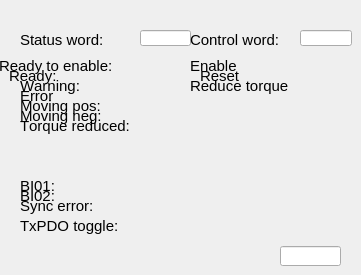
   <widget class="QWidget" name="tab_2">
    <attribute name="title">
     <string>Drv</string>
    </attribute>
    <widget class="caLabel" name="calabel_36">
     <property name="geometry">
      <rect>
       <x>190</x>
       <y>56</y>
       <width>101</width>
       <height>20</height>
      </rect>
     </property>
     <property name="sizePolicy">
      <sizepolicy hsizetype="Fixed" vsizetype="Fixed">
       <horstretch>0</horstretch>
       <verstretch>0</verstretch>
      </sizepolicy>
     </property>
     <property name="font">
      <font>
       <pointsize>11</pointsize>
      </font>
     </property>
     <property name="text">
      <string>Enable</string>
     </property>
    </widget>
    <widget class="caLabel" name="calabel_17">
     <property name="geometry">
      <rect>
       <x>20</x>
       <y>76</y>
       <width>120</width>
       <height>20</height>
      </rect>
     </property>
     <property name="sizePolicy">
      <sizepolicy hsizetype="Fixed" vsizetype="Fixed">
       <horstretch>0</horstretch>
       <verstretch>0</verstretch>
      </sizepolicy>
     </property>
     <property name="font">
      <font>
       <pointsize>11</pointsize>
       <kerning>false</kerning>
      </font>
     </property>
     <property name="text">
      <string>Warning:</string>
     </property>
    </widget>
    <widget class="caLineEdit" name="calineedit_6">
     <property name="geometry">
      <rect>
       <x>300</x>
       <y>30</y>
       <width>52</width>
       <height>16</height>
      </rect>
     </property>
     <property name="font">
      <font>
       <family>Monospace</family>
       <pointsize>10</pointsize>
       <stylestrategy>PreferDefault</stylestrategy>
      </font>
     </property>
     <property name="channel" stdset="0">
      <string notr="true">$(IOC):m$(MasterID)s$(SlaveID)-Drv$(ID)-Cmd-RB</string>
     </property>
     <property name="background">
      <color alpha="0">
       <red>160</red>
       <green>160</green>
       <blue>164</blue>
      </color>
     </property>
     <property name="colorMode">
      <enum>caLineEdit::Static</enum>
     </property>
     <property name="precisionMode">
      <enum>caLineEdit::Channel</enum>
     </property>
     <property name="unitsEnabled">
      <bool>true</bool>
     </property>
    </widget>
    <widget class="caLineEdit" name="calineedit_5">
     <property name="geometry">
      <rect>
       <x>140</x>
       <y>30</y>
       <width>51</width>
       <height>16</height>
      </rect>
     </property>
     <property name="font">
      <font>
       <family>Monospace</family>
       <pointsize>10</pointsize>
       <stylestrategy>PreferDefault</stylestrategy>
      </font>
     </property>
     <property name="channel" stdset="0">
      <string notr="true">$(IOC):m$(MasterID)s$(SlaveID)-Drv$(ID)-Stat</string>
     </property>
     <property name="background">
      <color alpha="0">
       <red>160</red>
       <green>160</green>
       <blue>164</blue>
      </color>
     </property>
     <property name="colorMode">
      <enum>caLineEdit::Static</enum>
     </property>
     <property name="precisionMode">
      <enum>caLineEdit::Channel</enum>
     </property>
     <property name="unitsEnabled">
      <bool>true</bool>
     </property>
    </widget>
    <widget class="caTextEntry" name="catextentry_12">
     <property name="geometry">
      <rect>
       <x>280</x>
       <y>246</y>
       <width>61</width>
       <height>20</height>
      </rect>
     </property>
     <property name="minimumSize">
      <size>
       <width>0</width>
       <height>20</height>
      </size>
     </property>
     <property name="maximumSize">
      <size>
       <width>16777215</width>
       <height>20</height>
      </size>
     </property>
     <property name="font">
      <font>
       <family>Monospace</family>
       <pointsize>10</pointsize>
       <stylestrategy>PreferDefault</stylestrategy>
      </font>
     </property>
     <property name="readOnly">
      <bool>false</bool>
     </property>
     <property name="channel" stdset="0">
      <string notr="true">$(IOC):m$(MasterID)s$(SlaveID)-Drv$(ID)-Cmd</string>
     </property>
     <property name="keepFocus">
      <bool>true</bool>
     </property>
    </widget>
    <widget class="caLabel" name="calabel_46">
     <property name="geometry">
      <rect>
       <x>200</x>
       <y>66</y>
       <width>91</width>
       <height>20</height>
      </rect>
     </property>
     <property name="font">
      <font>
       <pointsize>11</pointsize>
      </font>
     </property>
     <property name="text">
      <string>Reset</string>
     </property>
    </widget>
    <widget class="caByte" name="cabyte_2">
     <property name="geometry">
      <rect>
       <x>300</x>
       <y>60</y>
       <width>20</width>
       <height>171</height>
      </rect>
     </property>
     <property name="font">
      <font>
       <pointsize>9</pointsize>
      </font>
     </property>
     <property name="toolTip">
      <string>&lt;html&gt;&lt;head/&gt;&lt;body&gt;&lt;p&gt;&lt;span style=&quot; font-family:'sans-serif';&quot;&gt;Bit 0: Ready to switch on &lt;/span&gt;&lt;/p&gt;&lt;p&gt;&lt;span style=&quot; font-family:'sans-serif';&quot;&gt;Bit 1: Switched on &lt;/span&gt;&lt;/p&gt;&lt;p&gt;&lt;span style=&quot; font-family:'sans-serif';&quot;&gt;Bit 2: Operation enabled &lt;/span&gt;&lt;/p&gt;&lt;p&gt;&lt;span style=&quot; font-family:'sans-serif';&quot;&gt;Bit 3: Fault &lt;/span&gt;&lt;/p&gt;&lt;p&gt;&lt;span style=&quot; font-family:'sans-serif';&quot;&gt;Bit 4: reserved &lt;/span&gt;&lt;/p&gt;&lt;p&gt;&lt;span style=&quot; font-family:'sans-serif';&quot;&gt;Bit 5: Quick stop (inverse) &lt;/span&gt;&lt;/p&gt;&lt;p&gt;&lt;span style=&quot; font-family:'sans-serif';&quot;&gt;Bit 6: Switch on disabled &lt;/span&gt;&lt;/p&gt;&lt;p&gt;&lt;span style=&quot; font-family:'sans-serif';&quot;&gt;Bit 7: Warning &lt;/span&gt;&lt;/p&gt;&lt;p&gt;&lt;span style=&quot; font-family:'sans-serif';&quot;&gt;Bit 8 + 9: reserved &lt;/span&gt;&lt;/p&gt;&lt;p&gt;&lt;span style=&quot; font-family:'sans-serif';&quot;&gt;Bit 10: TxPDOToggle (selection/deselection via 0x8010:01) &lt;/span&gt;&lt;/p&gt;&lt;p&gt;&lt;span style=&quot; font-family:'sans-serif';&quot;&gt;Bit 11: Internal limit active &lt;/span&gt;&lt;/p&gt;&lt;p&gt;&lt;span style=&quot; font-family:'sans-serif';&quot;&gt;Bit 12: (Target value ignored) &lt;/span&gt;&lt;/p&gt;&lt;p&gt;&lt;span style=&quot; font-family:'sans-serif';&quot;&gt;Bit 13 - 15: reserved&lt;/span&gt;&lt;/p&gt;&lt;/body&gt;&lt;/html&gt;</string>
     </property>
     <property name="channel" stdset="0">
      <string notr="true">$(IOC):m$(MasterID)s$(SlaveID)-Drv$(ID)-Cmd-RB</string>
     </property>
     <property name="endBit">
      <number>15</number>
     </property>
    </widget>
    <widget class="caLabel" name="calabel_44">
     <property name="geometry">
      <rect>
       <x>190</x>
       <y>76</y>
       <width>101</width>
       <height>20</height>
      </rect>
     </property>
     <property name="sizePolicy">
      <sizepolicy hsizetype="Fixed" vsizetype="Fixed">
       <horstretch>0</horstretch>
       <verstretch>0</verstretch>
      </sizepolicy>
     </property>
     <property name="font">
      <font>
       <pointsize>11</pointsize>
      </font>
     </property>
     <property name="text">
      <string>Reduce torque</string>
     </property>
    </widget>
    <widget class="caLabel" name="calabel_12">
     <property name="geometry">
      <rect>
       <x>9</x>
       <y>66</y>
       <width>131</width>
       <height>20</height>
      </rect>
     </property>
     <property name="sizePolicy">
      <sizepolicy hsizetype="Fixed" vsizetype="Fixed">
       <horstretch>0</horstretch>
       <verstretch>0</verstretch>
      </sizepolicy>
     </property>
     <property name="font">
      <font>
       <pointsize>11</pointsize>
       <kerning>false</kerning>
      </font>
     </property>
     <property name="text">
      <string>Ready:</string>
     </property>
    </widget>
    <widget class="caLabel" name="calabel_50">
     <property name="geometry">
      <rect>
       <x>190</x>
       <y>30</y>
       <width>101</width>
       <height>20</height>
      </rect>
     </property>
     <property name="sizePolicy">
      <sizepolicy hsizetype="Fixed" vsizetype="Fixed">
       <horstretch>0</horstretch>
       <verstretch>0</verstretch>
      </sizepolicy>
     </property>
     <property name="font">
      <font>
       <pointsize>11</pointsize>
      </font>
     </property>
     <property name="text">
      <string>Control word:</string>
     </property>
    </widget>
    <widget class="caLabel" name="calabel_16">
     <property name="geometry">
      <rect>
       <x>-1</x>
       <y>56</y>
       <width>141</width>
       <height>20</height>
      </rect>
     </property>
     <property name="sizePolicy">
      <sizepolicy hsizetype="Fixed" vsizetype="Fixed">
       <horstretch>0</horstretch>
       <verstretch>0</verstretch>
      </sizepolicy>
     </property>
     <property name="font">
      <font>
       <pointsize>11</pointsize>
       <kerning>false</kerning>
      </font>
     </property>
     <property name="text">
      <string>Ready to enable:</string>
     </property>
    </widget>
    <widget class="caByte" name="cabyte">
     <property name="geometry">
      <rect>
       <x>150</x>
       <y>60</y>
       <width>20</width>
       <height>171</height>
      </rect>
     </property>
     <property name="font">
      <font>
       <pointsize>9</pointsize>
      </font>
     </property>
     <property name="toolTip">
      <string>&lt;html&gt;&lt;head/&gt;&lt;body&gt;&lt;p&gt;&lt;span style=&quot; font-family:'sans-serif';&quot;&gt;Bit 0: Ready to switch on &lt;/span&gt;&lt;/p&gt;&lt;p&gt;&lt;span style=&quot; font-family:'sans-serif';&quot;&gt;Bit 1: Switched on &lt;/span&gt;&lt;/p&gt;&lt;p&gt;&lt;span style=&quot; font-family:'sans-serif';&quot;&gt;Bit 2: Operation enabled &lt;/span&gt;&lt;/p&gt;&lt;p&gt;&lt;span style=&quot; font-family:'sans-serif';&quot;&gt;Bit 3: Fault &lt;/span&gt;&lt;/p&gt;&lt;p&gt;&lt;span style=&quot; font-family:'sans-serif';&quot;&gt;Bit 4: reserved &lt;/span&gt;&lt;/p&gt;&lt;p&gt;&lt;span style=&quot; font-family:'sans-serif';&quot;&gt;Bit 5: Quick stop (inverse) &lt;/span&gt;&lt;/p&gt;&lt;p&gt;&lt;span style=&quot; font-family:'sans-serif';&quot;&gt;Bit 6: Switch on disabled &lt;/span&gt;&lt;/p&gt;&lt;p&gt;&lt;span style=&quot; font-family:'sans-serif';&quot;&gt;Bit 7: Warning &lt;/span&gt;&lt;/p&gt;&lt;p&gt;&lt;span style=&quot; font-family:'sans-serif';&quot;&gt;Bit 8 + 9: reserved &lt;/span&gt;&lt;/p&gt;&lt;p&gt;&lt;span style=&quot; font-family:'sans-serif';&quot;&gt;Bit 10: TxPDOToggle (selection/deselection via 0x8010:01) &lt;/span&gt;&lt;/p&gt;&lt;p&gt;&lt;span style=&quot; font-family:'sans-serif';&quot;&gt;Bit 11: Internal limit active &lt;/span&gt;&lt;/p&gt;&lt;p&gt;&lt;span style=&quot; font-family:'sans-serif';&quot;&gt;Bit 12: (Target value ignored) &lt;/span&gt;&lt;/p&gt;&lt;p&gt;&lt;span style=&quot; font-family:'sans-serif';&quot;&gt;Bit 13 - 15: reserved&lt;/span&gt;&lt;/p&gt;&lt;/body&gt;&lt;/html&gt;</string>
     </property>
     <property name="channel" stdset="0">
      <string notr="true">$(IOC):m$(MasterID)s$(SlaveID)-Drv$(ID)-Stat</string>
     </property>
     <property name="endBit">
      <number>15</number>
     </property>
    </widget>
    <widget class="caLabel" name="calabel_49">
     <property name="geometry">
      <rect>
       <x>20</x>
       <y>30</y>
       <width>120</width>
       <height>20</height>
      </rect>
     </property>
     <property name="sizePolicy">
      <sizepolicy hsizetype="Fixed" vsizetype="Fixed">
       <horstretch>0</horstretch>
       <verstretch>0</verstretch>
      </sizepolicy>
     </property>
     <property name="font">
      <font>
       <pointsize>11</pointsize>
       <kerning>false</kerning>
      </font>
     </property>
     <property name="text">
      <string>Status word:</string>
     </property>
    </widget>
    <widget class="caLabel" name="calabel_18">
     <property name="geometry">
      <rect>
       <x>20</x>
       <y>86</y>
       <width>120</width>
       <height>20</height>
      </rect>
     </property>
     <property name="sizePolicy">
      <sizepolicy hsizetype="Fixed" vsizetype="Fixed">
       <horstretch>0</horstretch>
       <verstretch>0</verstretch>
      </sizepolicy>
     </property>
     <property name="font">
      <font>
       <pointsize>11</pointsize>
       <kerning>false</kerning>
      </font>
     </property>
     <property name="text">
      <string>Error</string>
     </property>
    </widget>
    <widget class="caLabel" name="calabel_19">
     <property name="geometry">
      <rect>
       <x>20</x>
       <y>96</y>
       <width>120</width>
       <height>20</height>
      </rect>
     </property>
     <property name="sizePolicy">
      <sizepolicy hsizetype="Fixed" vsizetype="Fixed">
       <horstretch>0</horstretch>
       <verstretch>0</verstretch>
      </sizepolicy>
     </property>
     <property name="font">
      <font>
       <pointsize>11</pointsize>
       <kerning>false</kerning>
      </font>
     </property>
     <property name="text">
      <string>Moving pos:</string>
     </property>
    </widget>
    <widget class="caLabel" name="calabel_20">
     <property name="geometry">
      <rect>
       <x>20</x>
       <y>106</y>
       <width>120</width>
       <height>20</height>
      </rect>
     </property>
     <property name="sizePolicy">
      <sizepolicy hsizetype="Fixed" vsizetype="Fixed">
       <horstretch>0</horstretch>
       <verstretch>0</verstretch>
      </sizepolicy>
     </property>
     <property name="font">
      <font>
       <pointsize>11</pointsize>
       <kerning>false</kerning>
      </font>
     </property>
     <property name="text">
      <string>Moving neg:</string>
     </property>
    </widget>
    <widget class="caLabel" name="calabel_21">
     <property name="geometry">
      <rect>
       <x>20</x>
       <y>116</y>
       <width>120</width>
       <height>20</height>
      </rect>
     </property>
     <property name="sizePolicy">
      <sizepolicy hsizetype="Fixed" vsizetype="Fixed">
       <horstretch>0</horstretch>
       <verstretch>0</verstretch>
      </sizepolicy>
     </property>
     <property name="font">
      <font>
       <pointsize>11</pointsize>
       <kerning>false</kerning>
      </font>
     </property>
     <property name="text">
      <string>Torque reduced:</string>
     </property>
    </widget>
    <widget class="caLabel" name="calabel_22">
     <property name="geometry">
      <rect>
       <x>20</x>
       <y>176</y>
       <width>120</width>
       <height>20</height>
      </rect>
     </property>
     <property name="sizePolicy">
      <sizepolicy hsizetype="Fixed" vsizetype="Fixed">
       <horstretch>0</horstretch>
       <verstretch>0</verstretch>
      </sizepolicy>
     </property>
     <property name="font">
      <font>
       <pointsize>11</pointsize>
       <kerning>false</kerning>
      </font>
     </property>
     <property name="text">
      <string>BI01:</string>
     </property>
    </widget>
    <widget class="caLabel" name="calabel_23">
     <property name="geometry">
      <rect>
       <x>20</x>
       <y>186</y>
       <width>120</width>
       <height>20</height>
      </rect>
     </property>
     <property name="sizePolicy">
      <sizepolicy hsizetype="Fixed" vsizetype="Fixed">
       <horstretch>0</horstretch>
       <verstretch>0</verstretch>
      </sizepolicy>
     </property>
     <property name="font">
      <font>
       <pointsize>11</pointsize>
       <kerning>false</kerning>
      </font>
     </property>
     <property name="text">
      <string>BI02:</string>
     </property>
    </widget>
    <widget class="caLabel" name="calabel_24">
     <property name="geometry">
      <rect>
       <x>20</x>
       <y>196</y>
       <width>120</width>
       <height>20</height>
      </rect>
     </property>
     <property name="sizePolicy">
      <sizepolicy hsizetype="Fixed" vsizetype="Fixed">
       <horstretch>0</horstretch>
       <verstretch>0</verstretch>
      </sizepolicy>
     </property>
     <property name="font">
      <font>
       <pointsize>11</pointsize>
       <kerning>false</kerning>
      </font>
     </property>
     <property name="text">
      <string>Sync error:</string>
     </property>
    </widget>
    <widget class="caLabel" name="calabel_25">
     <property name="geometry">
      <rect>
       <x>20</x>
       <y>216</y>
       <width>120</width>
       <height>20</height>
      </rect>
     </property>
     <property name="sizePolicy">
      <sizepolicy hsizetype="Fixed" vsizetype="Fixed">
       <horstretch>0</horstretch>
       <verstretch>0</verstretch>
      </sizepolicy>
     </property>
     <property name="font">
      <font>
       <pointsize>11</pointsize>
       <kerning>false</kerning>
      </font>
     </property>
     <property name="text">
      <string>TxPDO toggle:</string>
     </property>
    </widget>
    <widget class="caByteController" name="cabytecontroller">
     <property name="geometry">
      <rect>
       <x>330</x>
       <y>60</y>
       <width>21</width>
       <height>171</height>
      </rect>
     </property>
     <property name="channel" stdset="0">
      <string notr="true">$(IOC):m$(MasterID)s$(SlaveID)-Drv$(ID)-Cmd</string>
     </property>
     <property name="endBit">
      <number>16</number>
     </property>
    </widget>
   </widget>
